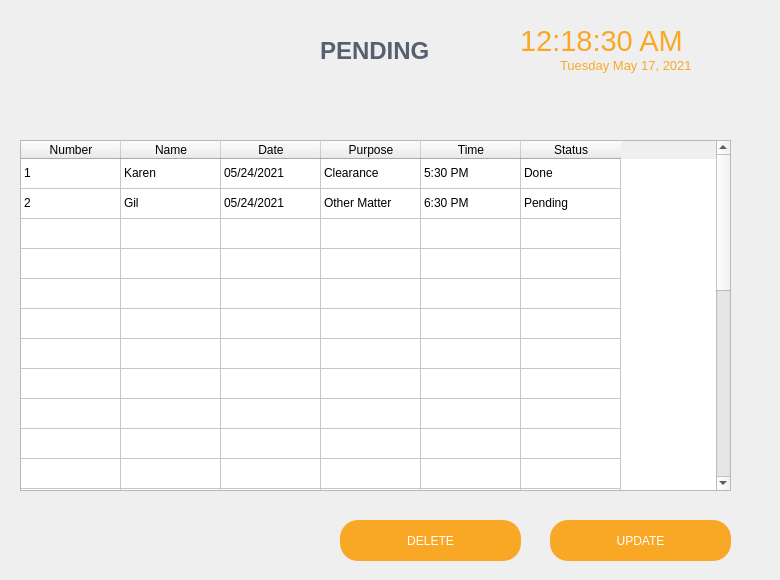
   <widget class="QWidget" name="Pending">
    <widget class="QGroupBox" name="groupBox_3">
     <property name="geometry">
      <rect>
       <x>330</x>
       <y>510</y>
       <width>411</width>
       <height>61</height>
      </rect>
     </property>
     <property name="styleSheet">
      <string notr="true">QPushButton {

	
	color: rgb(255, 255, 255);
	background-color: rgb(249, 168, 38);
border: 0px solid;
border-radius: 18px;
}

QPushButton:hover {
	
	
	background-color: rgb(94, 34, 127);
	color: rgb(255, 255, 255);
}
QGroupBox {
background-color: rgba(0,0,0,0%);
border: 0px;

}
</string>
     </property>
     <property name="title">
      <string/>
     </property>
     <widget class="QPushButton" name="delete_buttn">
      <property name="geometry">
       <rect>
        <x>10</x>
        <y>10</y>
        <width>181</width>
        <height>41</height>
       </rect>
      </property>
      <property name="text">
       <string>DELETE</string>
      </property>
     </widget>
     <widget class="QPushButton" name="update_buttn">
      <property name="geometry">
       <rect>
        <x>220</x>
        <y>10</y>
        <width>181</width>
        <height>41</height>
       </rect>
      </property>
      <property name="text">
       <string>UPDATE</string>
      </property>
     </widget>
    </widget>
    <widget class="QLabel" name="label_24">
     <property name="geometry">
      <rect>
       <x>280</x>
       <y>10</y>
       <width>461</width>
       <height>81</height>
      </rect>
     </property>
     <property name="maximumSize">
      <size>
       <width>1000</width>
       <height>100</height>
      </size>
     </property>
     <property name="text">
      <string/>
     </property>
    </widget>
    <widget class="QLabel" name="Time_label_2">
     <property name="geometry">
      <rect>
       <x>520</x>
       <y>10</y>
       <width>211</width>
       <height>61</height>
      </rect>
     </property>
     <property name="font">
      <font>
       <family>Nirmala UI</family>
       <pointsize>22</pointsize>
       <weight>50</weight>
       <bold>false</bold>
      </font>
     </property>
     <property name="styleSheet">
      <string notr="true">background-color: rgb(249, 168, 38);
background-color: rgba(0,0,0,0%);
color: rgb(249, 168, 38);</string>
     </property>
     <property name="text">
      <string>12:18:30 AM</string>
     </property>
    </widget>
    <widget class="QLabel" name="date_label_2">
     <property name="geometry">
      <rect>
       <x>560</x>
       <y>50</y>
       <width>211</width>
       <height>31</height>
      </rect>
     </property>
     <property name="font">
      <font>
       <family>Nirmala UI</family>
       <pointsize>10</pointsize>
       <weight>50</weight>
       <bold>false</bold>
      </font>
     </property>
     <property name="styleSheet">
      <string notr="true">background-color: rgb(249, 168, 38);
color: rgb(249, 168, 38);
background-color: rgba(0,0,0,0%);</string>
     </property>
     <property name="text">
      <string>Tuesday May 17, 2021</string>
     </property>
    </widget>
    <widget class="QLabel" name="label_25">
     <property name="geometry">
      <rect>
       <x>320</x>
       <y>20</y>
       <width>161</width>
       <height>61</height>
      </rect>
     </property>
     <property name="font">
      <font>
       <family>Nirmala UI</family>
       <pointsize>18</pointsize>
       <weight>75</weight>
       <bold>true</bold>
      </font>
     </property>
     <property name="styleSheet">
      <string notr="true">color: rgb(86, 96, 113);
background-color: rgba(0,0,0,0%);</string>
     </property>
     <property name="text">
      <string>PENDING</string>
     </property>
    </widget>
    <widget class="QTableWidget" name="tableWidget_2">
     <property name="geometry">
      <rect>
       <x>20</x>
       <y>140</y>
       <width>711</width>
       <height>351</height>
      </rect>
     </property>
     <property name="editTriggers">
      <set>QAbstractItemView::NoEditTriggers</set>
     </property>
     <property name="tabKeyNavigation">
      <bool>false</bool>
     </property>
     <property name="showDropIndicator" stdset="0">
      <bool>false</bool>
     </property>
     <property name="dragDropOverwriteMode">
      <bool>false</bool>
     </property>
     <property name="alternatingRowColors">
      <bool>false</bool>
     </property>
     <property name="selectionMode">
      <enum>QAbstractItemView::SingleSelection</enum>
     </property>
     <property name="selectionBehavior">
      <enum>QAbstractItemView::SelectRows</enum>
     </property>
     <property name="wordWrap">
      <bool>true</bool>
     </property>
     <property name="cornerButtonEnabled">
      <bool>false</bool>
     </property>
     <attribute name="horizontalHeaderCascadingSectionResizes">
      <bool>false</bool>
     </attribute>
     <attribute name="horizontalHeaderHighlightSections">
      <bool>false</bool>
     </attribute>
     <attribute name="horizontalHeaderShowSortIndicator" stdset="0">
      <bool>false</bool>
     </attribute>
     <attribute name="horizontalHeaderStretchLastSection">
      <bool>false</bool>
     </attribute>
     <attribute name="verticalHeaderVisible">
      <bool>false</bool>
     </attribute>
     <row>
      <property name="text">
       <string>1</string>
      </property>
     </row>
     <row>
      <property name="text">
       <string>New Row</string>
      </property>
     </row>
     <row>
      <property name="text">
       <string>New Row</string>
      </property>
     </row>
     <row>
      <property name="text">
       <string>New Row</string>
      </property>
     </row>
     <row>
      <property name="text">
       <string>New Row</string>
      </property>
     </row>
     <row>
      <property name="text">
       <string>New Row</string>
      </property>
     </row>
     <row>
      <property name="text">
       <string>New Row</string>
      </property>
     </row>
     <row>
      <property name="text">
       <string>New Row</string>
      </property>
     </row>
     <row>
      <property name="text">
       <string>New Row</string>
      </property>
     </row>
     <row>
      <property name="text">
       <string>New Row</string>
      </property>
     </row>
     <row>
      <property name="text">
       <string>New Row</string>
      </property>
     </row>
     <row>
      <property name="text">
       <string>New Row</string>
      </property>
     </row>
     <row>
      <property name="text">
       <string>New Row</string>
      </property>
     </row>
     <row>
      <property name="text">
       <string>New Row</string>
      </property>
     </row>
     <row>
      <property name="text">
       <string>New Row</string>
      </property>
     </row>
     <row>
      <property name="text">
       <string>New Row</string>
      </property>
     </row>
     <row>
      <property name="text">
       <string>New Row</string>
      </property>
     </row>
     <row>
      <property name="text">
       <string>New Row</string>
      </property>
     </row>
     <row>
      <property name="text">
       <string>New Row</string>
      </property>
     </row>
     <row>
      <property name="text">
       <string>New Row</string>
      </property>
     </row>
     <row>
      <property name="text">
       <string>New Row</string>
      </property>
     </row>
     <row>
      <property name="text">
       <string>New Row</string>
      </property>
     </row>
     <row>
      <property name="text">
       <string>New Row</string>
      </property>
     </row>
     <row>
      <property name="text">
       <string>New Row</string>
      </property>
     </row>
     <row>
      <property name="text">
       <string>New Row</string>
      </property>
     </row>
     <row>
      <property name="text">
       <string>New Row</string>
      </property>
     </row>
     <column>
      <property name="text">
       <string>Number</string>
      </property>
     </column>
     <column>
      <property name="text">
       <string>Name</string>
      </property>
     </column>
     <column>
      <property name="text">
       <string>Date</string>
      </property>
     </column>
     <column>
      <property name="text">
       <string>Purpose</string>
      </property>
     </column>
     <column>
      <property name="text">
       <string>Time</string>
      </property>
     </column>
     <column>
      <property name="text">
       <string>Status</string>
      </property>
     </column>
     <item row="0" column="0">
      <property name="text">
       <string>1</string>
      </property>
     </item>
     <item row="0" column="1">
      <property name="text">
       <string>Karen</string>
      </property>
     </item>
     <item row="0" column="2">
      <property name="text">
       <string>05/24/2021</string>
      </property>
     </item>
     <item row="0" column="3">
      <property name="text">
       <string>Clearance</string>
      </property>
     </item>
     <item row="0" column="4">
      <property name="text">
       <string>5:30 PM</string>
      </property>
     </item>
     <item row="0" column="5">
      <property name="text">
       <string>Done</string>
      </property>
     </item>
     <item row="1" column="0">
      <property name="text">
       <string>2</string>
      </property>
     </item>
     <item row="1" column="1">
      <property name="text">
       <string>Gil</string>
      </property>
     </item>
     <item row="1" column="2">
      <property name="text">
       <string>05/24/2021</string>
      </property>
     </item>
     <item row="1" column="3">
      <property name="text">
       <string>Other Matter</string>
      </property>
     </item>
     <item row="1" column="4">
      <property name="text">
       <string>6:30 PM</string>
      </property>
     </item>
     <item row="1" column="5">
      <property name="text">
       <string>Pending</string>
      </property>
     </item>
    </widget>
   </widget>
